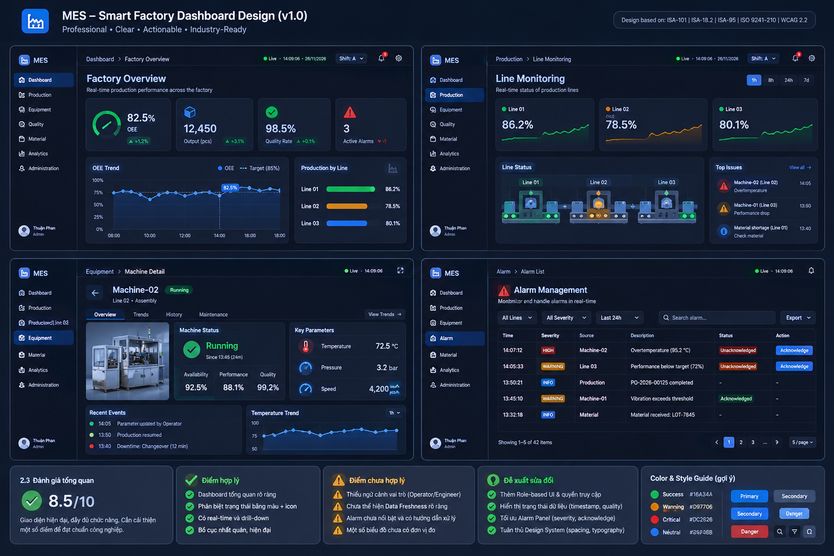
#> input picture docs/screenshots/UI2x2.png, 834 x 556 px, shrunk from 1536 x 1024 before the run, found by its file name; its folder holds 4 pictures in this run
$ python analyze_grid.py
#> lines starting #> are read from the running program, lines starting #| are printed output that depends on the picture
import numpy as np
from PIL import Image
import os

D = r"e:\Work\SFSVcongty\Laird\Code\Data-Integrate\docs\screenshots"

def grid_report(fn, bright_thr=45, frac_thr=0.35):
#> called with fn = 'UI2x2.png', bright_thr = 45, frac_thr = 0.35
    im = Image.open(os.path.join(D, fn)).convert("RGB")
#> im is the input picture: PIL image 834x556 RGB; mean R, G, B 26.5, 38.3, 58.8
    a = np.array(im).astype(np.float32)
    lum = a.mean(axis=2)
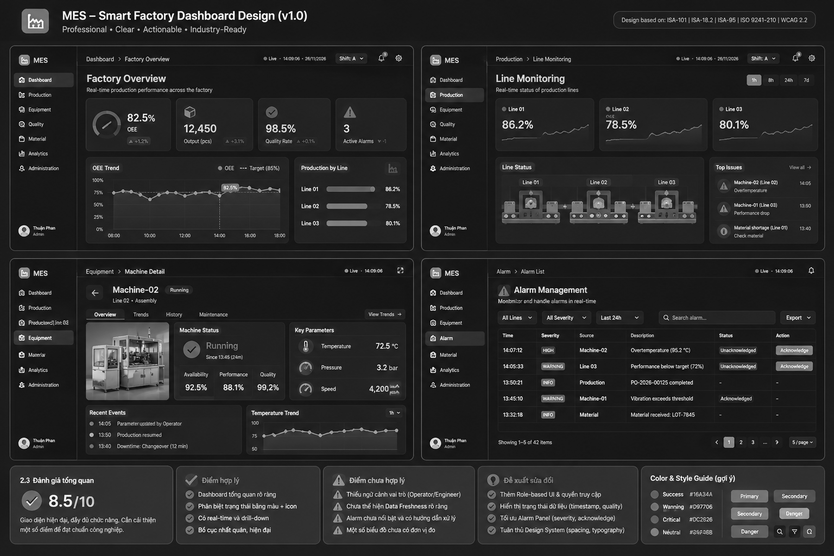
#> lum: shape (556, 834) float32; min 0, max 255, mean 41.2
    H, W = lum.shape
#> H = 556; W = 834
    print("=" * 70)
    print(fn, im.size)
#| UI2x2.png (834, 556)

    # cột dọc: tỉ lệ pixel sáng theo cột
    col = (lum > bright_thr).mean(axis=0)
#> col = 834 values, max 0.849 at index 413, min 0 at index 0, mean 0.246
    rows = (lum > bright_thr).mean(axis=1)
#> rows = 556 values, max 0.966 at index 471, min 0 at index 0, mean 0.246

    def segs(idx, vals):
        out = []
        for i in idx:
            if out and i - out[-1][1] <= 3:
                out[-1][1] = i
            else:
                out.append([i, i])
        return out

    ci = [i for i, v in enumerate(col) if v > frac_thr]
#> ci = 100 values from 9 to 824
    ri = [i for i, v in enumerate(rows) if v > frac_thr]
#> ri = 110 values from 18 to 544
    print("  vertical rules (>=%.0f%% bright):" % (frac_thr * 100))
    for s in segs(ci, col):
        print("    x=%4d..%4d  (%.2f%%)" % (s[0], s[1], 100 * col[s[0]:s[1] + 1].mean()))
#> this loop made 9 passes
#> s on passes 1 to 9: [9, 10], [20, 24], [28, 29], [34, 41], [90, 168], [413, 413], [421, 421], [431, 435], [824, 824]
#|     x=   9..  10  (76.89%)
#|     x=  20..  24  (41.91%)
#|     x=  28..  29  (36.87%)
#|     x=  34..  41  (34.78%)
#|     x=  90.. 168  (40.34%)
#|     x= 413.. 413  (84.89%)
#|     x= 421.. 421  (84.17%)
#|     x= 431.. 435  (38.81%)
#> (further printed lines are left out)
    print("  horizontal rules:")
    for s in segs(ri, rows):
        print("    y=%4d..%4d  (%.2f%%)" % (s[0], s[1], 100 * rows[s[0]:s[1] + 1].mean()))
#> this loop made 13 passes
#> s on passes 1 to 12: [18, 19], [45, 45], [58, 59], [201, 212], [216, 216], [250, 250], [258, 258], [334, 336], [349, 351], [365, 369], [384, 384], [460, 460]
#|     y=  18..  19  (39.75%)
#|     y=  45..  45  (95.44%)
#|     y=  58..  59  (40.41%)
#|     y= 201.. 212  (45.09%)
#|     y= 216.. 216  (40.89%)
#|     y= 250.. 250  (35.73%)
#|     y= 258.. 258  (95.56%)
#|     y= 334.. 336  (35.53%)
#> (further printed lines are left out)


grid_report("UI2x2.png")
grid_report("Dashboard_sample.png")
#> call 2 of grid_report, with fn = 'Dashboard_sample.png', bright_thr = 45, frac_thr = 0.35
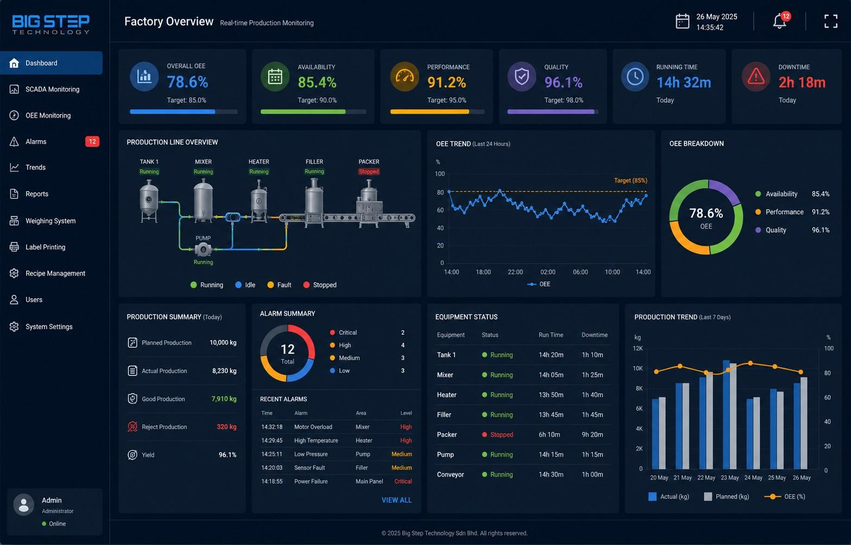
#> input picture docs/screenshots/Dashboard_sample.png, 851 x 545 px, shrunk from 1568 x 1003 before the run, found by its file name
#> in grid_report, im is the input picture: PIL image 851x545 RGB; mean R, G, B 17.2, 32.1, 50.3
#> in grid_report (call 2), `lum = a.mean(axis=2)`:
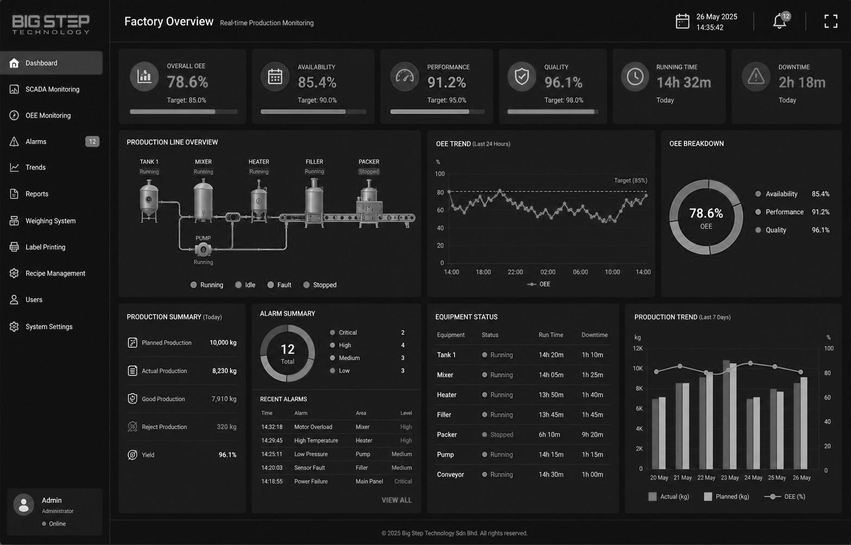
#> lum: shape (545, 851) float32; min 0, max 255, mean 33.2
#| Dashboard_sample.png (851, 545)
#> in grid_report (call 2), `col = (lum > bright_thr).mean(axis=0)`: col = 851 values, max 0.316 at index 709, min 0 at index 102, mean 0.107
#> in grid_report (call 2), `rows = (lum > bright_thr).mean(axis=1)`: rows = 545 values, max 0.494 at index 67, min 0 at index 1, mean 0.107
#> in grid_report (call 2), `ci = [i for i, v in enumerate(col) if v > frac_thr]`: ci = []
#> in grid_report (call 2), `ri = [i for i, v in enumerate(rows) if v > frac_thr]`: ri = [64, 65, 66, 67, 68, 69, 78, 79, 80, 86, 109, 110, 111, 112, 113, 191, 213]
#> the loop in grid_report (call 2), `for s in segs(ri, rows):` made 6 passes
#> s on passes 1 to 6: [64, 69], [78, 80], [86, 86], [109, 113], [191, 191], [213, 213]
#|     y=  64..  69  (44.77%)
#|     y=  78..  80  (35.76%)
#|     y=  86..  86  (35.02%)
#|     y= 109.. 113  (46.51%)
#|     y= 191.. 191  (37.72%)
#|     y= 213.. 213  (36.19%)
grid_report("Dashboard_sample_2.png")
#> call 3 of grid_report, with fn = 'Dashboard_sample_2.png', bright_thr = 45, frac_thr = 0.35
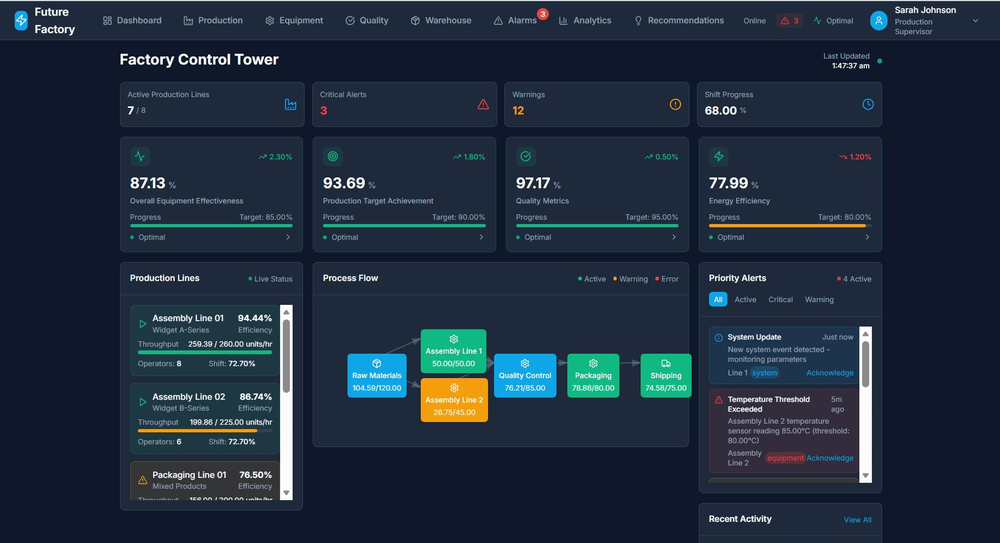
#> input picture docs/screenshots/Dashboard_sample_2.png, 1000 x 543 px, shrunk from 1842 x 1001 before the run, found by its file name
#> in grid_report, im is the input picture: PIL image 1000x543 RGB; mean R, G, B 31.7, 45.1, 60.8
#> in grid_report (call 3), `lum = a.mean(axis=2)`:
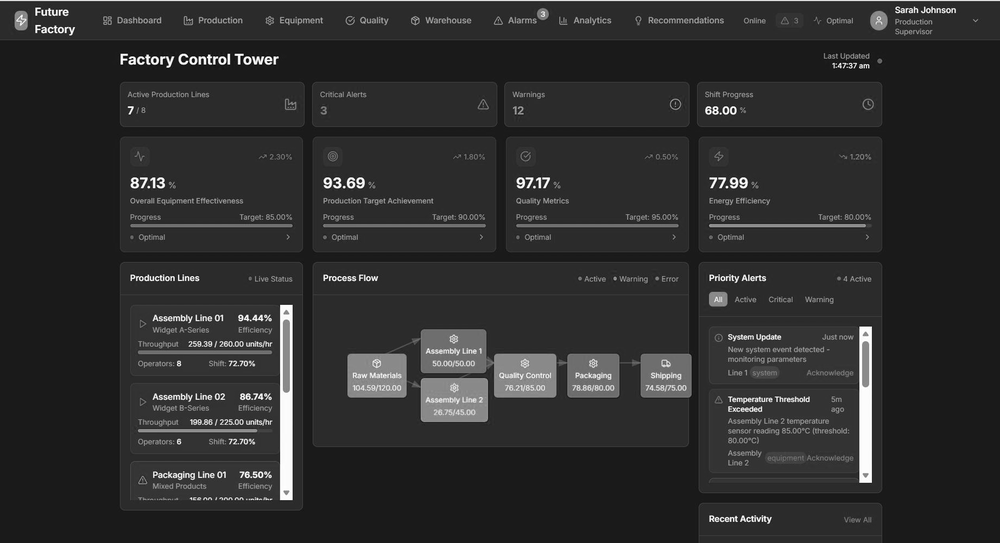
#> lum: shape (543, 1000) float32; min 0, max 255, mean 45.9
#| Dashboard_sample_2.png (1000, 543)
#> in grid_report (call 3), `col = (lum > bright_thr).mean(axis=0)`: col = 1000 values, max 0.82 at index 881, min 0.00552 at index 0, mean 0.199
#> in grid_report (call 3), `rows = (lum > bright_thr).mean(axis=1)`: rows = 543 values, max 1 at index 0, min 0 at index 2, mean 0.199
#> in grid_report (call 3), `ci = [i for i, v in enumerate(col) if v > frac_thr]`: ci = 264 values from 120 to 881
#> in grid_report (call 3), `ri = [i for i, v in enumerate(rows) if v > frac_thr]`: ri = 113 values from 0 to 446
#> the loop in grid_report (call 3), `for s in segs(ci, col):` made 10 passes
#> s on passes 1 to 10: [120, 120], [130, 294], [302, 302], [313, 313], [688, 688], [699, 699], [708, 765], [779, 782], [830, 871], [881, 881]
#|     x= 120.. 120  (76.06%)
#|     x= 130.. 294  (41.21%)
#|     x= 302.. 302  (66.67%)
#|     x= 313.. 313  (56.54%)
#|     x= 688.. 688  (61.88%)
#|     x= 699.. 699  (71.27%)
#|     x= 708.. 765  (41.68%)
#|     x= 779.. 782  (35.13%)
#> (further printed lines are left out)
#> the loop in grid_report (call 3), `for s in segs(ri, rows):` made 12 passes
#> s on passes 1 to 12: [0, 1], [18, 23], [39, 39], [82, 82], [126, 126], [137, 137], [224, 229], [251, 251], [262, 262], [294, 295], [327, 421], [446, 446]
#|     y=   0..   1  (100.00%)
#|     y=  18..  23  (52.35%)
#|     y=  39..  39  (100.00%)
#|     y=  82..  82  (72.00%)
#|     y= 126.. 126  (71.70%)
#|     y= 137.. 137  (71.60%)
#|     y= 224.. 229  (51.05%)
#|     y= 251.. 251  (71.60%)
#> (further printed lines are left out)
